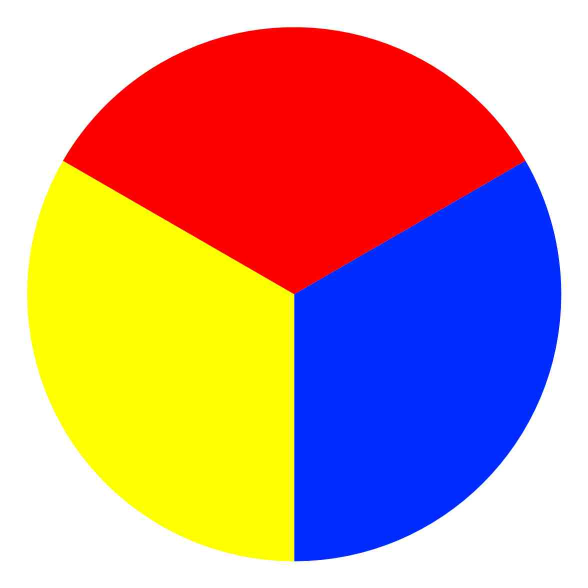
#> input picture 1primary.jpg, 1175 x 1175 px (shown at 1/2 size)
$ python colormaskimg.py
#> lines starting #> are read from the running program, lines starting #| are printed output that depends on the picture; after the words box and inside, x2 and y2 are one past the last pixel; in counts of white or black regions, pixels touching at a corner belong together
import cv2
import numpy as np
img=cv2.imread('1primary.jpg')
#> img is the input picture: shape (1175, 1175, 3); mean B, G, R 145.1, 153.9, 199
imgrs=cv2.resize(img, (720,720),interpolation=cv2.INTER_NEAREST)
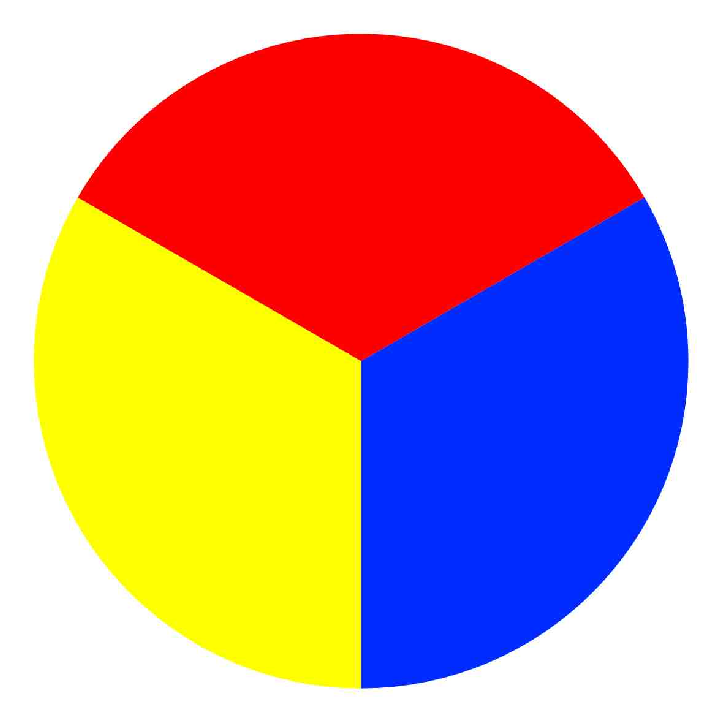
#> imgrs: shape (720, 720, 3); mean B, G, R 145.1, 153.9, 198.9
hsv = cv2.cvtColor(imgrs, cv2.COLOR_BGR2HSV)
#> hsv: shape (720, 720, 3); mean H, S, V 34.1, 164.9, 253.9

lower_red = np.array([161,155,84])
upper_red = np.array([179,255,255])

mask = cv2.inRange(hsv, lower_red, upper_red)
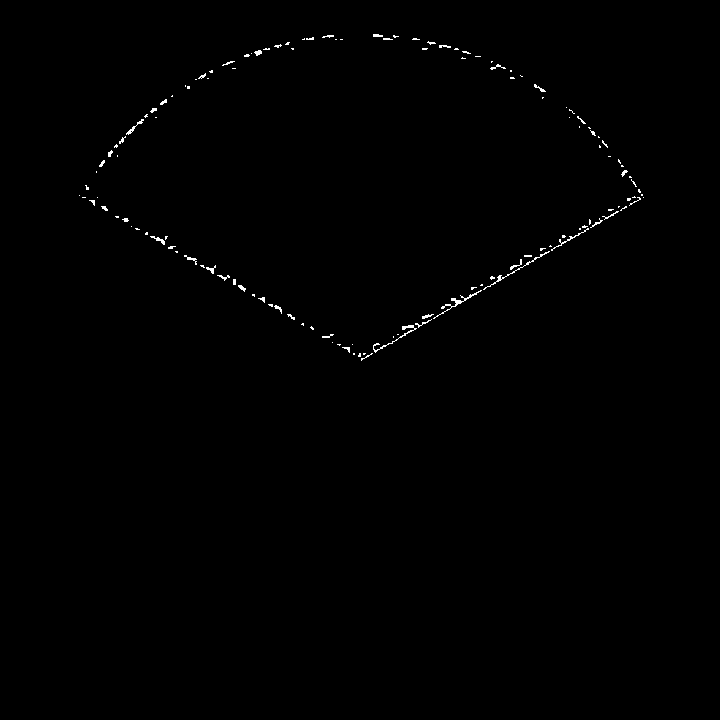
#> mask: shape (720, 720); 0.4% white in thin lines or dots, all inside (x1, y1, x2, y2) = (79, 34, 644, 361)
res = cv2.bitwise_and(imgrs,imgrs, mask= mask)

cv2.imshow('image original',imgrs)
cv2.imshow('masked Output',mask)
cv2.imshow('Final Output',res)
cv2.waitKey(0)
